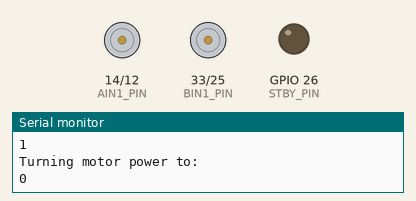
A sketch run on a simulated ESP32. Shown: motor-driver pin pairs drawn as motors (green arrow = first pin HIGH = forward, orange = second pin HIGH = backward, longer = more drive, scaled by the enable pin, stopped while the standby pin is LOW), output pins drawn as LEDs (lit = HIGH), the last lines printed to the serial monitor.

Above: at 4.0 s.
At 9.0 s:
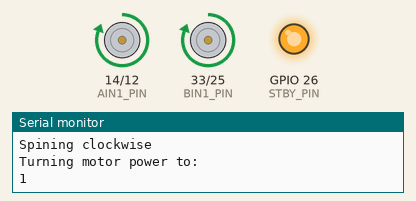
Timing chart, 0 to 10.4 s (numbered marks = the images above):
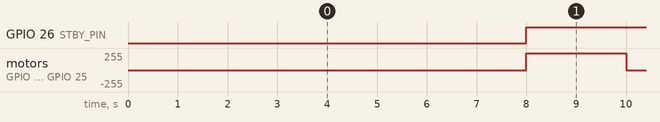

Measured:
- by itself, GPIO 26 (STBY_PIN): alternates HIGH for 6.0 s and LOW for 2.0 s
- by itself, motor on GPIO 14 (AIN1_PIN) / GPIO 12 (AIN2_PIN), motor on GPIO 33 (BIN1_PIN) / GPIO 25 (BIN2_PIN): repeats every 8.0 s: stopped 2.0 s, backward 255/255 2.0 s, stopped 2.0 s, forward 255/255 2.0 s

The sketch:

02-start-stop.ino
```cpp
#include <Arduino.h>

int PWMA_PIN = 27;
int PWMB_PIN = 32;

int AIN1_PIN = 14;
int AIN2_PIN = 12;

int BIN1_PIN = 33;
int BIN2_PIN = 25;

int STBY_PIN = 26;

void setupSerial()
{
  Serial.begin(115200);
}

void setupPins()
{
  // output pin must be configured as outputs
  pinMode(PWMA_PIN, OUTPUT);
  pinMode(PWMB_PIN, OUTPUT);
  pinMode(AIN1_PIN, OUTPUT);
  pinMode(AIN2_PIN, OUTPUT);
  pinMode(BIN1_PIN, OUTPUT);
  pinMode(BIN2_PIN, OUTPUT);
  pinMode(STBY_PIN, OUTPUT);
}

void turnMotorPower(int onOff)
{
  Serial.println("Turning motor power to:");
  Serial.println(onOff);
  digitalWrite(PWMA_PIN, onOff);
  digitalWrite(PWMB_PIN, onOff);
}

void changeToCw(int cw)
{
  if (cw == 1)
  {
    Serial.println("Spining clockwise");
    // IN1 pins should be high and IN2 should be low to spin clockwise
    digitalWrite(AIN1_PIN, 1);
    digitalWrite(AIN2_PIN, 0);
    digitalWrite(BIN1_PIN, 1);
    digitalWrite(BIN2_PIN, 0);
  }
  else if (cw == 0)
  {
    Serial.println("Spining counterclockwise");
    // IN1 pins should be low and IN2 pins should be high to spin counter-clockwise
    digitalWrite(AIN1_PIN, 0);
    digitalWrite(AIN2_PIN, 1);
    digitalWrite(BIN1_PIN, 0);
    digitalWrite(BIN2_PIN, 1);
  }
}

void standby(int shouldStandby)
{
  // shouldStandBy = 1: standby
  // shouldStandBy = 0: let the motor move
  if (shouldStandby == 1)
  {
    // standby need to be low i.e. 0 to activate
    digitalWrite(STBY_PIN, 0);
  }
  else
  {
    digitalWrite(STBY_PIN, 1);
  }
}

void setup()
{
  setupSerial();
  setupPins();
}

void loop()
{
  /* Sequence:
  1. Turn clockwise for 1 second
  2. Turn off for 1 second
  3. Turn counter-clockwise for 1 second
  4. Standby for 1 second
  */
  changeToCw(1);
  turnMotorPower(1);
  delay(2000);
  turnMotorPower(0);
  delay(2000);
  changeToCw(0);
  turnMotorPower(1);
  delay(2000);
  standby(1);
  delay(2000);
  standby(0);
}
```
